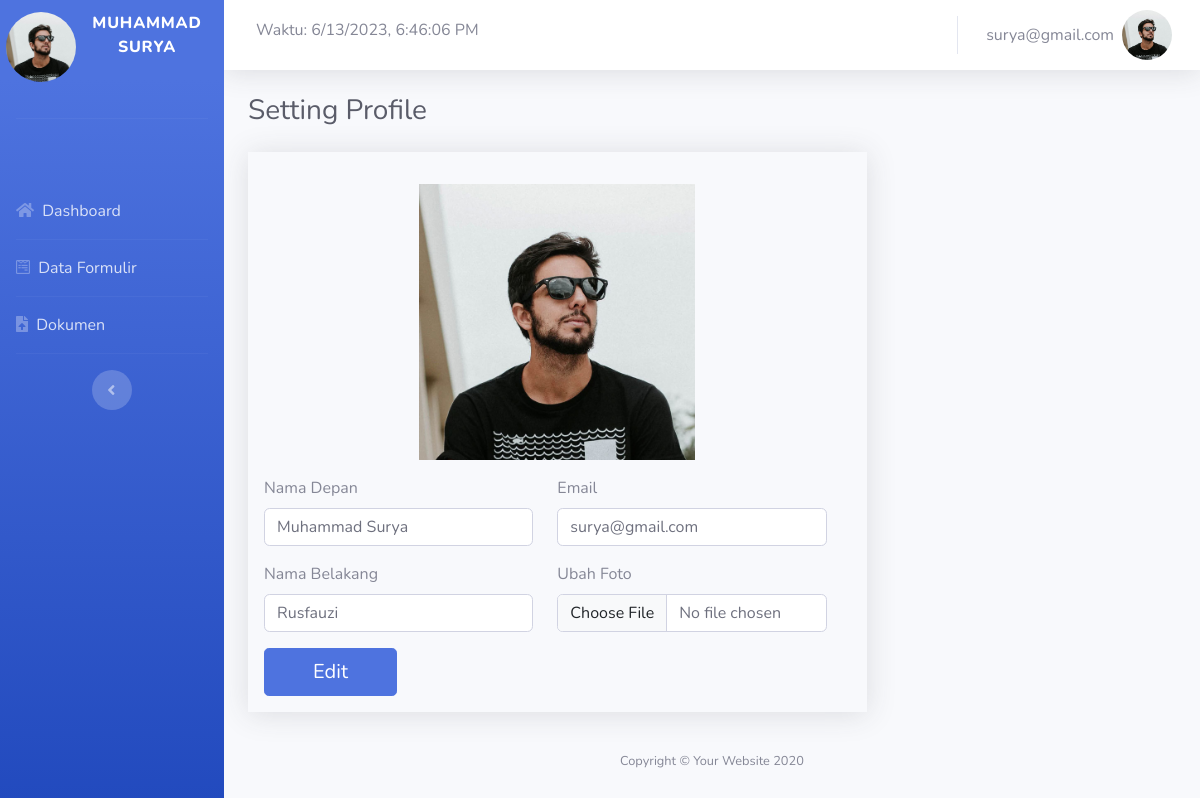
Page /client/setting.php (signed in) on the committed database.
### tables this page shows
CREATE TABLE `user` (
  `userid` int(11) NOT NULL,
  `nm_dpn` text NOT NULL,
  `nm_blkg` text NOT NULL,
  `user_email` varchar(30) NOT NULL,
  `password` varchar(255) NOT NULL,
  `foto` text DEFAULT NULL,
  `tgl_daftar` timestamp NOT NULL DEFAULT current_timestamp()
);

### functions.php (called while the page is built, shortened)
<?php
$conn = mysqli_connect("localhost", "root", "", "ppdb1");
function query($query)
{
  global $conn;
  $result = mysqli_query($conn, $query);
  $rows = [];
  while ($row = mysqli_fetch_assoc($result)) {
    $rows[] = $row;
  }
  return $rows;
}

### client/setting.php (the view, shortened to what this page needs)
<?php
require "../functions.php";
$id = $_SESSION['id'];
$user = query("SELECT * FROM user WHERE userid = '$id'")[0];
$cek = query("SELECT COUNT(*) AS cek FROM pendaftar WHERE userid = '$id'");
$cekResult = $cek[0]['cek'];
?>
<!DOCTYPE html>
<html lang="en">
<head>
  <link href="https://cdn.jsdelivr.net/npm/bootstrap@5.3.0-alpha3/dist/css/bootstrap.min.css" rel="stylesheet">
  <link href="../vendor/fontawesome-free/css/all.min.css" rel="stylesheet" type="text/css" />
  <link href="../assets/css/sb-admin-2.css" rel="stylesheet" />
</head>
<body id="page-top">
  <div id="wrapper">
    <ul class="navbar-nav bg-gradient-primary sidebar sidebar-dark accordion" id="accordionSidebar">
      <a class="sidebar-brand d-flex align-items-center justify-content-center" href="index.html">
        <div class="sidebar-brand-icon">
          <div class="sidebar-brand-icon mt-4">
            <?php if (!empty($user["foto"]) && file_exists('../assets/img/' . $user["foto"])) : ?>
              <img src="../assets/img/<?= $user["foto"]; ?>" style="width: 70px; height: 70px" class="rounded-circle" alt="">
            <?php else : ?>
              <img src="../assets/img/person_2.jpg" style="width: 70px; height: 70px" class="rounded-circle" alt="">
            <?php endif; ?>
          </div>
        </div>
        <div class="sidebar-brand-text mx-3"><?= $user["nm_dpn"]; ?></div>
      </a>
      <hr class="sidebar-divider mt-5" />
      <li class="nav-item mt-5">
        <a class="nav-link" href="home.php">
          <i class=" fas fa-home"></i>
          <span>Dashboard</span></a>
      </li>
      <hr class="sidebar-divider my-0" />
      <li class="nav-item">
        <a class="nav-link" href="form.php">
          <i class="fab fa-wpforms"></i>
          <span>Data Formulir</span></a>
      </li>
      <hr class="sidebar-divider my-0" />
      <li class="nav-item">
        <?php if ($cekResult > 0) : ?>
          <a class="nav-link" href="doc.php">
          <?php else : ?>
            <a class="nav-link" onclick="showSuccessAlert()">
            <?php endif; ?>
            <i class="fas fa-file-upload"></i>
            <span>Dokumen</span></a>
      </li>
      <hr class="sidebar-divider" />
      <div class="text-center d-none d-md-inline">
        <button class="rounded-circle border-0" id="sidebarToggle"></button>
      </div>
    </ul>
    <div id="content-wrapper" class="d-flex flex-column">
      <div id="content">
        <nav class="navbar navbar-expand navbar-light bg-white topbar mb-4 static-top shadow">
          <form class="mr-auto ml-md-3 my-auto ">
            <h5 id="time"></h5>
          </form>
          <ul class="navbar-nav ml-auto">
            <li class="nav-item dropdown no-arrow">
              <a class="nav-link dropdown-toggle" href="#" id="userDropdown" role="button" data-toggle="dropdown" aria-haspopup="true" aria-expanded="false">
                <span class="mr-2 d-none d-lg-inline text-gray-600 "><?= $_SESSION["email"]; ?></span>
                <?php
                $foto = $user["foto"];
                $pathFoto = '../assets/img/' . $foto;
                if (!empty($foto) && file_exists($pathFoto)) {
                ?>
                  <img src="../assets/img/<?= $foto; ?>" style="width: 50px; height: 50px;" class="rounded-circle" alt="">
                <?php
                } else {
                ?>
                  <img src="../assets/img/person_2.jpg" style="width: 50px; height: 50px;" class="rounded-circle" alt="">
                <?php
                }
                ?>
              </a>
            </li>
          </ul>
        </nav>
        <div class="container-fluid">
          <h1 class="h3 mb-4 text-gray-800">Setting Profile</h1>
          <form class="shadow col-lg-8 col-md-11 p-3" method="post" enctype="multipart/form-data">
            <div class="row">
              <?php
              $foto = $user["foto"];
              $pathFoto = '../assets/img/' . $foto;
              if (!empty($foto) && file_exists($pathFoto)) {
              ?>
                <img src="../assets/img/<?= $foto; ?>" style="width: 300px; height: fit-content" class="mx-auto my-3" alt="">
              <?php
              } else {
              ?>
                <img src="../assets/img/person_2.jpg" style="width: 300px; height: fit-content" class="mx-auto my-3" alt="">
              <?php
              }
              ?>
              <div class="row">
                <div class="col-md-6">
                  <div class="mb-3">
                    <label for="exampleInputEmail1" class="form-label">Nama Depan</label>
                    <input type="text" class="form-control" name="nm_dpn" id="exampleInputEmail1" aria-describedby="emailHelp" value="<?= $user["nm_dpn"]; ?>">
                  </div>
                  <div class="mb-3">
                    <label for="exampleInputEmail1" class="form-label">Nama Belakang</label>
                    <input type="text" class="form-control" name="nm_blkg" id="exampleInputEmail1" aria-describedby="emailHelp" value="<?= $user["nm_blkg"]; ?>">
                  </div>
                </div>
                <div class="col-md-6">
                  <div class="mb-3">
                    <label for="exampleInputEmail1" class="form-label">Email</label>
                    <input type="email" class="form-control" name="email" id="exampleInputEmail1" aria-describedby="emailHelp" value="<?= $user["user_email"]; ?>">
                  </div>
                  <div class="mb-3">
                    <label for="exampleInputEmail1" class="form-label">Ubah Foto</label>
                    <input type="file" class="form-control" name="foto" id="exampleInputEmail1" aria-describedby="emailHelp">
                  </div>
                </div>
                <div class="col ">
                  <button class="btn btn-primary btn-lg px-5" type="submit" name="edit">Edit</button>
                </div>
              </div>
            </div>
          </form>
        </div>
      </div>
      <footer class="sticky-footer">
        <div class="container my-auto">
          <div class="copyright text-center my-auto">
            <span>Copyright &copy; Your Website 2020</span>
          </div>
        </div>
      </footer>
    </div>
  </div>
</body>
</html>

### rows in the picture
user: nm_dpn "MUHAMMAD SURYA", nm_dpn "Muhammad Surya", nm_blkg "Rusfauzi", email "surya@gmail.com"

### other values in the picture
$_SESSION["email"] "surya@gmail.com"
